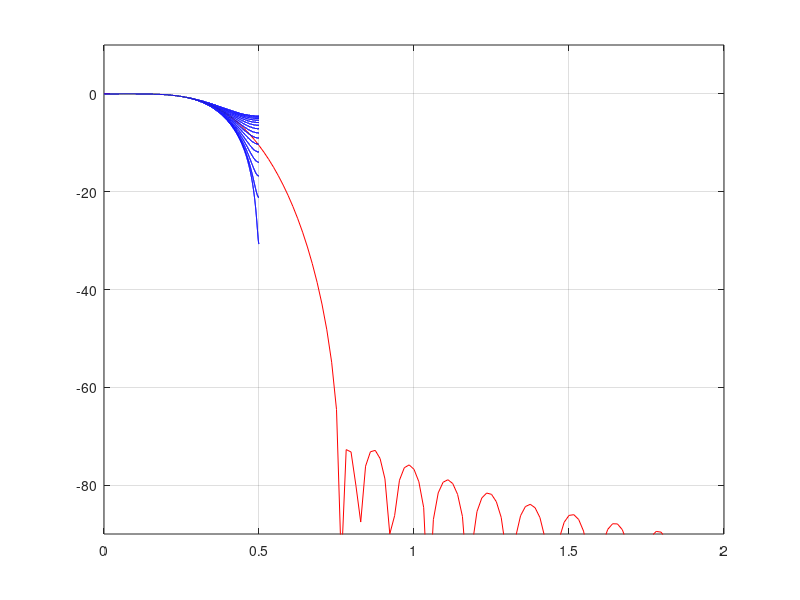
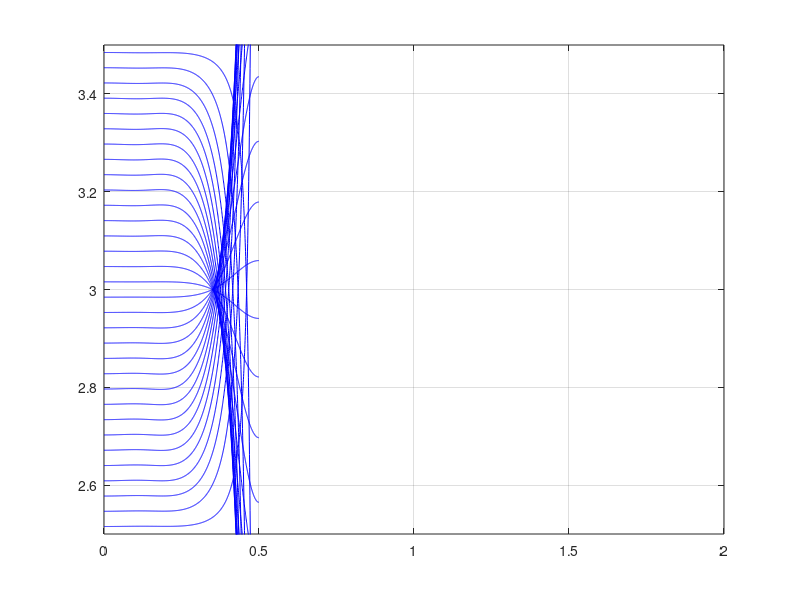

Here is the MATLAB script that generated these plots, in order:
% This generates the filter coefficients for the resampler. The resampler accepts an
% input sample rate, fi, between of 2*fo > fi > fo, where fo is the output sample rate.

ds = 7;         % ds = data spread, fir taps used for each delay
ip = 32;        % ip = interpolation points, number of delays available within a sample
taps = ds*ip;   % total taps
order = taps-1;

fi = ip;        % fi is normalized to ip;
fn = fi/2;
fc = 0.45/fn;

writeFile = 0;

%win = chebwin(taps,50);
%win = nuttallwin(taps);
win = kaiser(taps,7);
%win = blackman(taps);
%win = gausswin(taps);
%win = bohmanwin(taps);
%win = tukeywin(taps,0.7);
h = fir1(order,fc,win);

[H w] = freqz(h,1,1024,fi);
%H = H/max(abs(H));
H = H + 1e-8;

% This is the undecimated response of the interpolation filter
figure(1);
plot(w,20*log10(abs(H)),'r'),grid
axis([0 2 -90 10]);


% Build the decimated response of each filter
decimator = kron(ones(1,ds),eye(ip));
gain = h*decimator';

hold on;
for i = (ip-ip):(ip-1)
    g = downsample(h,ip,i);
    [G w] = freqz(g,1,10240,fi/ip);
    %G = G/max(abs(G));
    G = G + 1e-8;
    plot(w,20*log10(ip*abs(G)),'b');
    end
hold off;

figure(2);

g = downsample(h,ip,0);
[G w] = grpdelay(g,1,1024,fi/ip);
plot(w,G,'b');
hold on;
for i = 1:(ip-1)
    g = downsample(h,ip,i);
    [G w] = grpdelay(g,1,1024,fi/ip);
    plot(w,G,'b'),grid
    end
hold off;
axis([0 2 (ds/2 - 1) ds/2]);




if writeFile == 1
    h = round((2^17)*h*ip);
    for i = 1:(ip*ds)
        if (h(i) < 0)
            h(i) = h(i) + 2^18;
        end
    end
    fid = fopen('resampler.hex','w');
    fprintf(fid,'%X\n',h);
    fclose(fid);
end

